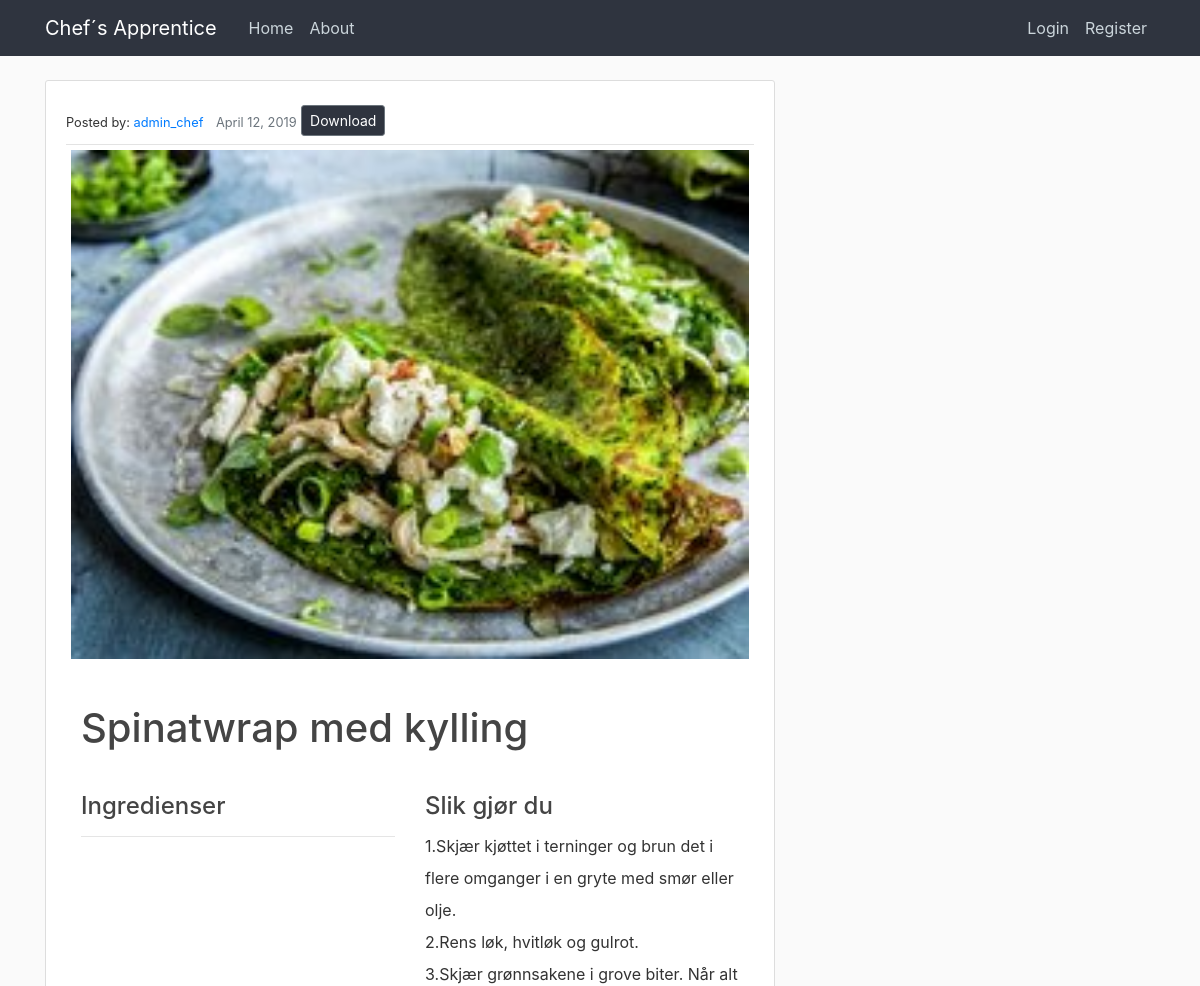
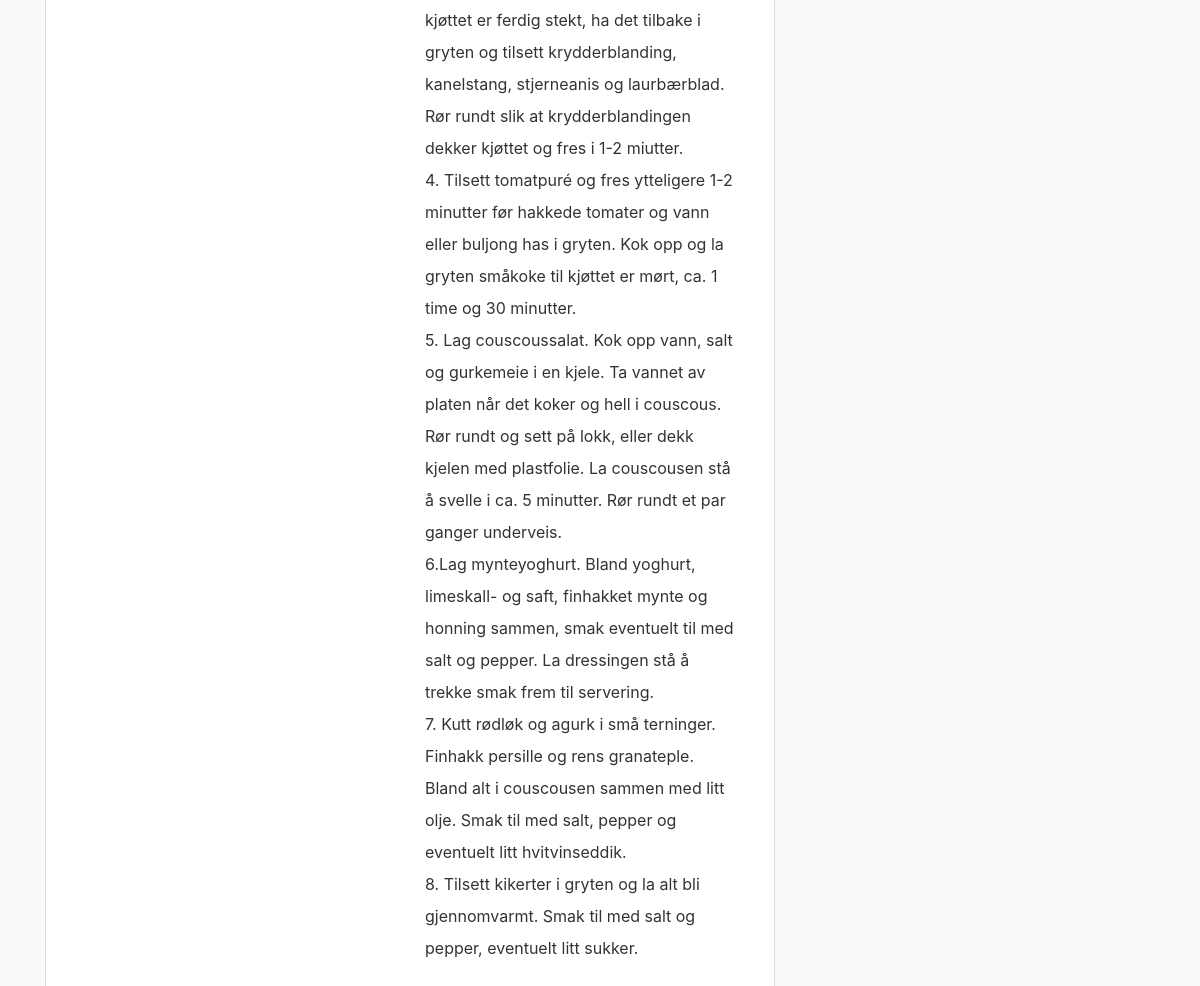
The page /Spinatwrap med kylling/30 on the database its author committed (2 pictures, top to bottom).
### chefs_apprentice/models.py (models this page shows, shortened)
class Recipe(models.Model):
    title = models.CharField(max_length=100)  # tenkt samme som tilhørende post
    ingredients = models.ManyToManyField(ChosenIngredient, blank=True, related_name='+')  # liste av ingrediensobjekter
    description = models.TextField()  # tenkt sammen med content i post
    date_posted = models.DateTimeField(
        default=timezone.now)  # DateTimeField(auto_now=True) ville satt datoen til akkurat nå
    author = models.ForeignKey(User,
                               on_delete=models.CASCADE)  # on_delete=models.CASCADE sier at hvis brukeren blir slettet vil postene også bli slettet
    image = models.ImageField(default='default.jpg', upload_to='food_pics')
    visible = models.BooleanField(default=True)
    NIVA = (
        ('E', 'Enkel'),
        ('M', 'Middels'),
        ('V', 'Vanskelig'),
    )
    TID = (
        ('L', 'Under 30 min'),
        ('M', 'Ca. 30-60 min'),
        ('S', 'Over 1 time'),
    )
    tid = models.CharField(default='L', max_length=1, choices=TID)
    niva = models.CharField(default='E', max_length=1, choices=NIVA)

### chefs_apprentice/views.py (the view)
# urls.py: path('<str:recipetitle>/<pk>', views.view_recipe, name="view_recipe"),
def view_recipe(request, pk, recipetitle):
    recipe = get_object_or_404(Recipe, pk=pk)
    ingredients = ChosenIngredient.objects.filter(recipe__title=recipe.title) # henter ut alle ingrediense
    context = {
        "recipe": recipe,
        "ingredients": ingredients,
    }
    return render(request, 'chefs_apprentice/recipe.html', context) # rendrer html templaten med innholdet hentet i denne funksjonen

### chefs_apprentice/templates/chefs_apprentice/recipe.html (shortened to what this page needs)
{% extends "chefs_apprentice/base.html" %}
{% block content%}
      <article class="media content-section">
        <div class="media-body">
          <div class="article-metadata">
            <small>Posted by: <a class="mr-2" href="profile">{{ recipe.author }}</a></small>
            <small class="text-muted">{{ recipe.date_posted|date:"F d, Y" }}</small>
              <a class="btn btn-secondary btn-sm mt-1 mb-2" href="{% url 'recipe-pdf' recipe.title recipe.id %}">Download</a>
          </div>
            <div class="container">
              <div class="row">
                <img class="recipe_image" src="{{ recipe.image.url }}" alt="#">
              </div>
              <h2 class="recipeview-title">{{ recipe.title }}</h2>
              <div class="row">
                <div class="col">
                  <h4 class="r-content"> Ingredienser <hr> </h4>
                </div>
                  <div class="col">
                    <h4 class="r-content">Slik gjør du</h4>
                    <p class="recipe_description">{{ recipe.description }}</p>
                  </div>
              </div>
            </div>
          </div>
        </div>
{% endblock content %}

### chefs_apprentice/static/chefs_apprentice/main.css (style rules this page uses)
body { background: #fafafa; color: #333333; margin-top: 5rem; }
h1, h2, h3, h4, h5, h6 { color: #444444; }
.content-section { background: #ffffff; padding: 20px; border: 1px solid #dddddd; border-radius: 3px; margin-bottom: 20px; }
.article-metadata { padding-bottom: 0; margin-bottom: 0; border-bottom: 1px solid #e3e3e3 }
.btn { background-color: #2F343F; color: white; }
.recipe_image { width: 100%; height:100%; padding:5px; margin-bottom:10px; }
.recipeview-title { font-size: 2.5rem; margin: 30px 0; color: #444444; }
.recipe_description { white-space: pre-line; margin: 10px 0; line-height: 2.0; }
.r-content { margin: 10px 0; }

### rows shown on the page
Recipe: author "admin_chef", date_posted "April 12, 2019", image (picture), title "Spinatwrap med kylling", description "1.Skjær kjøttet i terninger og brun det i flere omganger i en gryte med smør eller olje. 2.Rens løk, hvitløk og gulrot. 3.Skjær grønnsakene i grove biter. Når alt kjøttet er ferdig stekt, ha det tilbake i gryten og tilsett krydderblanding, kanelstang, stjerneanis og laurbærblad. Rør rundt slik at krydderblandingen dekker kjøttet og fres i 1-2 miutter. 4. Tilsett tomatpuré og fres ytteligere 1-2 minutter før hakkede tomater og vann eller buljong has i gryten. Kok opp og la gryten småkoke til kjøttet er mørt, ca. 1 time og 30 minutter. 5. Lag couscoussalat. Kok opp vann, salt og gurkemeie i en kjele. Ta vannet av platen når det koker og hell i couscous. Rør rundt og sett på lokk, eller dekk…"
